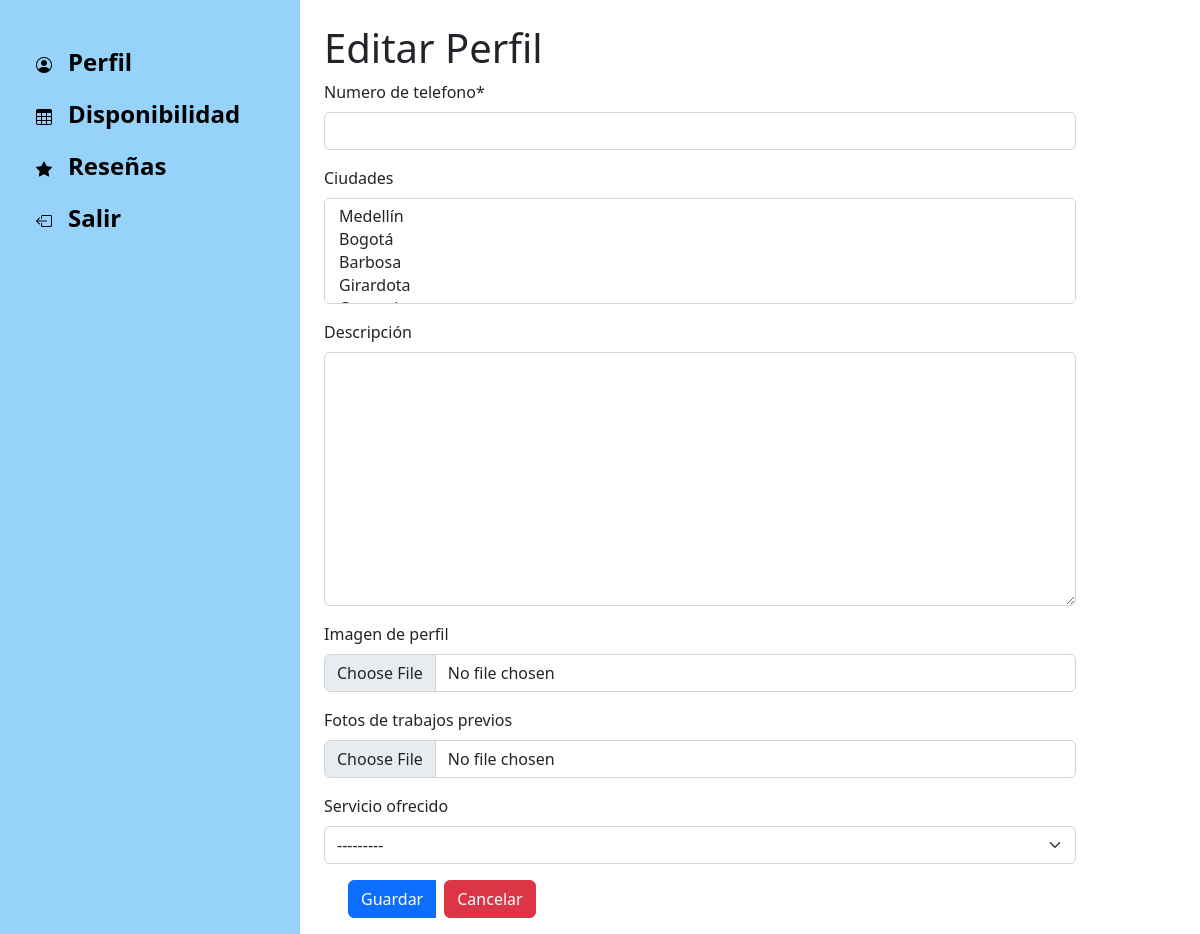
/freelancer/profile/edit/ (signed in), run on the app's committed database.
### Aplicaciones/Freelancer/models.py (models this page shows)
class City(models.Model):
    idcity = models.AutoField(primary_key=True)
    namecity= models.CharField(max_length=250)
    idcountry = models.ForeignKey(Country, on_delete=models.CASCADE)
    def __str__(self) -> str:
        return self.namecity

class Service(models.Model):
    idservices= models.AutoField(primary_key=True)
    name= models.CharField(max_length=250)
    description = models.CharField(max_length=900)
    def __str__(self) -> str:
        return self.name

### Aplicaciones/Freelancer/views.py (the view)
# urls.py: path('profile/edit/', views.edit_profile, name="edit_profile"),
@login_required
def edit_profile(request):
    user_id = request.user.id
    freelancer = User.objects.filter(id=user_id).first()
    form = freelancerEditForm(instance=freelancer)
    return render(request, 'edit-profile.html', {"form":form, 'freelancer': freelancer})

### Aplicaciones/Freelancer/forms.py
class freelancerEditForm(forms.ModelForm):
    phone = forms.IntegerField(label="Numero de telefono")
    idcity = forms.ModelMultipleChoiceField(queryset=City.objects.all(), label="Ciudades", required=False)
    description = forms.CharField(max_length=1000, required=False, widget=forms.Textarea(), label="Descripción")
    imageprofile = forms.ImageField(required=False, label="Imagen de perfil")
    imagejobs = forms.ImageField(required=False, label = "Fotos de trabajos previos")
    idservices = forms.ModelChoiceField(queryset=Service.objects.all(), label="Servicio ofrecido", required=False)
    class Meta:
        model = Freelancer
        fields = [
                'phone',
                'idcity',
                'description',
                'imageprofile',
                'imagejobs',
                'idservices',
                ]

### Aplicaciones/Freelancer/templates/edit-profile.html (shortened to what this page needs)
<!DOCTYPE html>
{% load crispy_forms_tags %}
<html lang="en">
<head>
    <link rel="stylesheet" href="https://stackpath.bootstrapcdn.com/bootstrap/4.5.0/css/bootstrap.min.css">
    <link href="https://cdn.jsdelivr.net/npm/bootstrap@5.2.3/dist/css/bootstrap.min.css" rel="stylesheet">
    <link rel="stylesheet" href="https://cdn.jsdelivr.net/npm/bootstrap-icons@1.11.0/font/bootstrap-icons.css">
</head>
<body>
    <div class="container-fluid">
    <div class="row flex-nowrap">
        <div class="col-auto col-md-4 col-lg-3 min-vh-100 d-flex flex-column justify-content-betweeen" style="background-color: #97D2FB">
        <div class="p-2" style="background-color: #97D2FB;">
            <ul class="nav nav-pills flex-column mt-4">
            <li class="nav-item py-2 py-sm-0">
                <a href="{% url 'profile' %}" class="nav-link text-black">
                <i class="bi bi-person-circle"></i><span class="fs-4 ms-3 d-none d-sm-inline fw-bold">Perfil</span>
                </a>
            </li>
            <li class="nav-item py-2 py-sm-0">
                <a href="{% url 'calendar' %}" class="nav-link text-black">
                <i class="bi bi-table"></i><span class="fs-4 ms-3 d-none d-sm-inline fw-bold">Disponibilidad</span>
                </a>
            </li>
            <li class="nav-item py-2 py-sm-0">
                <a href="#" class="nav-link text-black">
                <i class="bi bi-star-fill"></i><span class="fs-4 ms-3 d-none d-sm-inline fw-bold">Reseñas</span>
                </a>
            </li>
                <li class="nav-item py-2 py-sm-0">
                <a href="{% url 'logout' %}" class="nav-link text-black">
                    <i class="bi bi-box-arrow-left"></i><span class="fs-4 ms-3 d-none d-sm-inline fw-bold">Salir</span>
                </a>
                </li>
            </ul>
        </div>
        </div>
    <div class="col-md-10 col-lg-8 min-vh-100 d-flex flex-column">
        <br>
        <div class="content container">
        <h1>Editar Perfil</h1>
        <form enctype="multipart/form-data" action=" {% url 'update_profile' %}" method="POST" >
            {{ form | crispy }}
            <div class="btn-group mx-4">
                <button type="submit" value="Guardar" class="btn btn-primary mb-3">Guardar</button>
            </form>
            <a href="{% url 'profile' %}">
                <button type="button" value="Cancelar" class="btn btn-danger mb-3  mx-2">Cancelar</button>
            </a>
            </div>
    </div>
    </div>
    </div>
</body>
</html>

### data on the page
City: idcity "Medellín / Bogotá / Barbosa / Girardota"
Service: idservices "---------"
